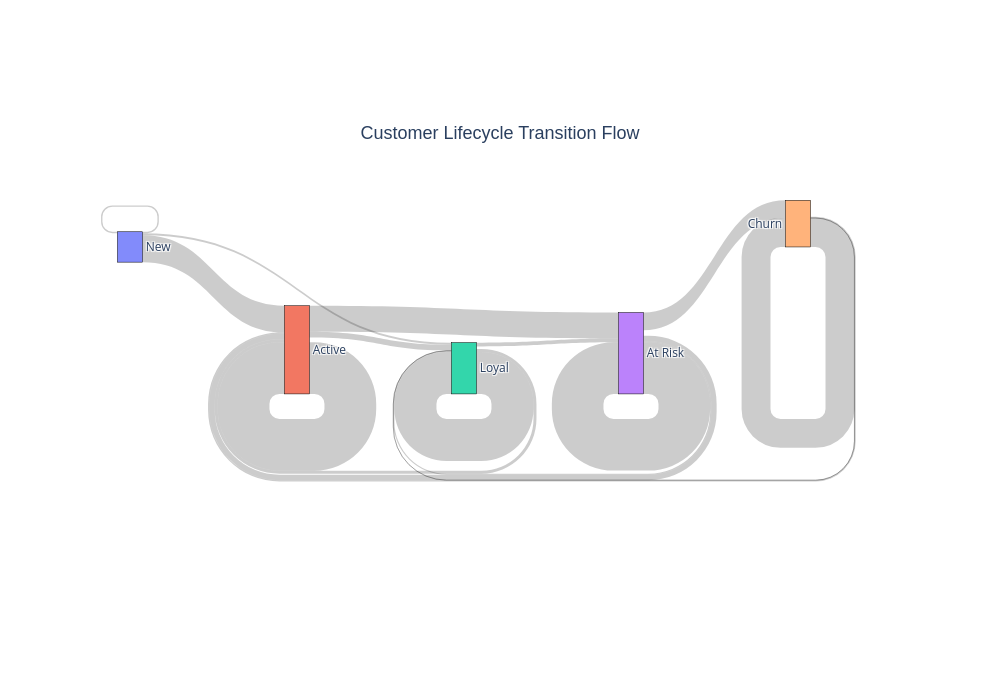

The cell this chart's notebook holds for it:
### Markdown cell above
## Код для построения

### Code cell
# =====================================================
# IMPORTS
# =====================================================

import pandas as pd
import plotly.graph_objects as go

# =====================================================
# LOAD DATA
# =====================================================

all_transitions = pd.read_csv('all_transitions.csv')

# ---------------------------------------------
# AGGREGATE TRANSITIONS
# ---------------------------------------------

sankey_data = (
    all_transitions
    .groupby([
        'Lifecycle_Stage_from',
        'Lifecycle_Stage_to'
    ])
    .size()
    .reset_index(name='count')
)

# ---------------------------------------------
# STAGE LABELS
# ---------------------------------------------

stages = [
    'New',
    'Active',
    'Loyal',
    'At Risk',
    'Churn'
]

# create index mapping
stage_to_idx = {
    stage: idx
    for idx, stage in enumerate(stages)
}

# ---------------------------------------------
# BUILD LINKS
# ---------------------------------------------

source = sankey_data['Lifecycle_Stage_from'].map(stage_to_idx)

target = sankey_data['Lifecycle_Stage_to'].map(stage_to_idx)

value = sankey_data['count']

# ---------------------------------------------
# SANKEY FIGURE
# ---------------------------------------------

fig = go.Figure(
    data=[
        go.Sankey(
            node=dict(
                pad=20,
                thickness=25,
                line=dict(color='black', width=0.5),
                label=stages
            ),

            link=dict(
                source=source,
                target=target,
                value=value
            )
        )
    ]
)

# ---------------------------------------------
# LAYOUT
# ---------------------------------------------

fig.update_layout(
    title=dict(
        text='Customer Lifecycle Transition Flow',
        font = dict(size=18,family="Arial"),
        y=0.82,                    # ← опускаем ниже (0 = низ, 1 = верх)
        x=0.5,),
    height=700,
    width=1000
)
#fig.write_html("customer_lifecycle_transition_flow.html")
fig.show()

### Figure 1 — Plotly figure (JSON) as saved in the notebook; plotly's stock layout.template omitted (floating-point values rounded to 4 significant figures)
{"data": [{"link": {"source": [1, 1, 1, 3, 3, 3, 3, 4, 4, 4, 2, 2, 2, 0, 0, 0], "target": [1, 3, 2, 1, 3, 4, 2, 1, 4, 2, 1, 3, 2, 1, 2, 0], "value": [4211, 2113, 479, 436, 4202, 1446, 92, 105, 2353, 1, 242, 307, 3419, 2179, 181, 112]}, "node": {"label": ["New", "Active", "Loyal", "At Risk", "Churn"], "line": {"color": "black", "width": 0.5}, "pad": 20, "thickness": 25}, "type": "sankey"}], "layout": {"height": 700, "title": {"font": {"family": "Arial", "size": 18}, "text": "Customer Lifecycle Transition Flow", "x": 0.5, "y": 0.82}, "width": 1000}}
